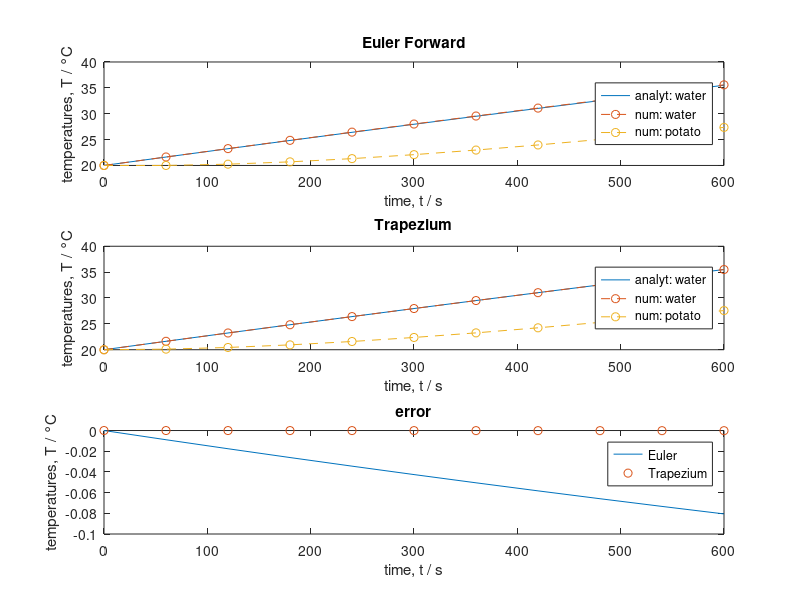

The MATLAB script that drew this image:
% prepare workspace
clear all
close all
clc
format short

% physical parameters
tau_w = 5500;
tau_e = 400;
Tw_inf = 170;
Tw_inf_real = 100;
Ta = 20;

% numerical parameters
dt = 60  % time step (s)
tend = 600;  % final time (s)
t = 0:dt:tend;  % time vector (s)

% analytical solution
Tw_analyt = Tw_inf + (Ta - Tw_inf)*exp(-t/tau_w);

% discretize time and temperatures
imax = tend/dt;
T_euler = zeros(size(t,2), 2);
T_tra = zeros(size(t,2), 2);

% initialize temperatures
T_euler(1,1) = Ta; % temperature of water
T_euler(1,2) = Ta; %temperature of egg/potato
T_tra(1,1) = Ta; % temperature of water
T_tra(1,2) = Ta; %temperature of egg/potato

% define ratio of time step and time constant
h_w = dt/tau_w % this should be small enough, ideally smaller than 0.1
h_e = dt/tau_e 

% integrate differential equations numerically
for i=1:imax
    
        % Euler's method
        % water temperature (index 1)
        T_euler(i+1, 1) = (1 - h_w)*T_euler(i, 1) + h_w*Tw_inf;
        
        % % clip maximum water temperature to realistic value
        % if clip & T(i+1, 1) > Tw_inf_real
        %     T(i+1, 1) = Tw_inf_real;
        %     Tw_analyt(i+1) = Tw_inf_real;
        % end                

        % egg temperature (index 2)
        T_euler(i+1, 2) = (1 - h_e)*T_euler(i, 2) + h_e*T_euler(i, 1);
        

        % Heun's or trapezium method
        % water temperature (index 1)
        T_tra(i+1, 1) = (1-0.5*h_w)/(1+0.5*h_w)*T_tra(i, 1) + h_w/(1+0.5*h_w)*Tw_inf;
        
        % % clip maximum water temperature to realistic value
        % if clip & T(i+1, 1) > Tw_inf_real
        %     T(i+1, 1) = Tw_inf_real;
        %     Tw_analyt(i+1) = Tw_inf_real;
        % end 
        
        T_tra(i+1, 2) = (1-0.5*h_e)/(1+0.5*h_e)*T_tra(i, 2)...
                  + h_e/(1+0.5*h_e)*(T_tra(i, 1) + T_tra(i+1, 1))/2;
end


% temperature of water, euler
subplot(3,1,1);
plot(t, Tw_analyt, '-', t, T_euler, 'o--');
xlabel('time, t / s')
ylabel('temperatures, T / °C')
legend('analyt: water', 'num: water', 'num: potato', 'error','Location','east')
title('Euler Forward')

% temperature of water, euler, trapezium
subplot(3,1,2);
plot(t, Tw_analyt, '-', t, T_tra, 'o--');
xlabel('time, t / s')
ylabel('temperatures, T / °C')
legend('analyt: water', 'num: water', 'num: potato', 'error','Location','east')
title('Trapezium')

subplot(3,1,3);
plot(t, Tw_analyt'-T_euler(:,1),'-',t,Tw_analyt'-T_tra(:,1),'o');
xlabel('time, t / s')
legend('Euler', 'Trapezium')
ylabel('temperatures, T / °C')
title('error')








